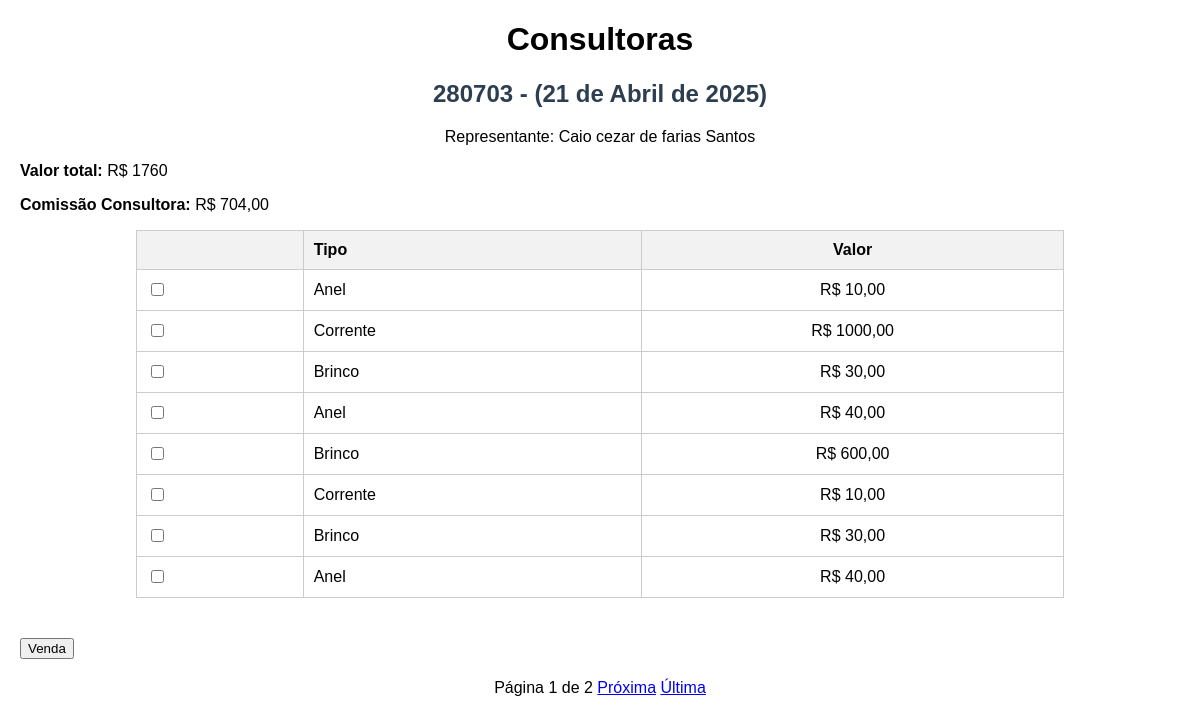
Screenshot of /maleta/ with the database file from the repository.
### vendedoras/models.py (models this page shows, shortened)
class Maleta(models.Model):
    nome = models.CharField(max_length=50, unique=True, verbose_name='Mostruario')
    consultora = models.ForeignKey(
        Representantes, on_delete=models.CASCADE, related_name='itens', verbose_name='Consultora')
    data_criacao = models.DateField(auto_now_add=True,verbose_name= 'Data de Saida')
    atualizacao = models.DateTimeField(auto_now=True, verbose_name='Atualizado em')
    def valor_total(self):
        return self.produtos.aggregate(total=models.Sum('valor'))['total'] or 0
    def valor_total_formatado(self):
        total = self.valor_total()
        if total is None:
            total = 0
        return mark_safe(f"R$ {total:,.2f}".replace(",", "X").replace(".", ".").replace("X", "."))
    valor_total_formatado.short_description = "VALOR TOTAL"
    def comissaoVendedora(self):
        total = self.valor_total()
        if total >=1000:
            porcentagem = Decimal('0.40')
        elif total >=500:
            porcentagem = Decimal('0.30')
        elif total <=499:
            porcentagem= Decimal('0.20')
        else:
            porcentagem = Decimal('0.00')#sem comissão
        return round(total * porcentagem, 2)
    class Meta:
        verbose_name ='Mostruario'

class Representantes(models.Model):
    nome = models.CharField(max_length=60)
    rg = models.CharField(max_length=20)
    cpf= models.CharField(max_length=20)
    telefone = models.CharField(max_length=20)
    telefone_2 = models.CharField(max_length=20, blank= True, null=True)
    instagram= models.CharField(max_length=30)
    data_criacao= models.DateField(auto_now_add=True,verbose_name= 'Data do cadastro')
    rua= models.CharField(max_length=50,blank= True, null=True)
    cep= models.CharField(max_length=20,blank= True, null=True)
    numero = models.IntegerField(blank= True, null=True)
    cidade= models.CharField(max_length=20,blank= True, null=True)
    bairro= models.CharField(max_length=20,blank= True, null=True)
    ativo=models.BooleanField(default=True,verbose_name= 'ATIVO')
    inativo=models.BooleanField(verbose_name= 'INATIVO')
    class Meta:
        verbose_name = 'Consultora'

class Produto(models.Model):
    tipos = models.ForeignKey(Produtos,on_delete=models.CASCADE,related_name='produtos')
    maleta = models.ForeignKey(
        Maleta, on_delete=models.CASCADE, related_name='produtos')
    valor = models.DecimalField(max_digits=8, decimal_places=2)

class Produtos(models.Model):
    nome = models.CharField(max_length=20,verbose_name='Peças')

### vendedoras/views.py (the view)
# urls.py: path('maleta/',maleta_view,name='produto_list'),
def maleta_view(request):
    maletas=Maleta.objects.all()
    paginator =Paginator(maletas,1)
    page_number = request.GET.get('page')
    maleta = paginator.get_page(page_number)
    return render(request,
                  'romaneio.html',
                  {'maleta':maleta})

### vendedoras/templates/romaneio.html (shortened to what this page needs)
<!DOCTYPE html>
<html lang="pt-br">
  <head>
  </head>
  <body>
    <h1>Consultoras</h1>
    {% for lote in maleta %}
      <h2>{{ lote.nome }} - ({{ lote.data_criacao }})</h2>
      <p id="rep">Representante: {{ lote.consultora.nome }}</p>
      <p>
        <strong>Valor total:</strong> R$ {{ lote.valor_total }}
      </p>
      <p>
        <strong>Comissão Consultora:</strong> R$ {{ lote.comissaoVendedora }}
      </p>
      <form method="post" action="{% url 'vendas_list' %}">
        <table>
          <thead>
            <tr>
              <th></th>
              <th>Tipo</th>
              <th class="valor">Valor</th>
            </tr>
          </thead>
          <tbody>
            {% for produto in lote.produtos.all %}
              <tr>
                <td>
                  <input type="checkbox" name="produtos_selecionados" value="{{ produto.id }}">
                </td>
                <td>{{ produto.tipos.nome }}</td>
                <td class="valor">R$ {{ produto.valor }}</td>
              </tr>
            {% empty %}
              <tr>
                <td colspan="2">Nenhum produto neste lote.</td>
              </tr>
            {% endfor %}
          </tbody>
        </table>
        <button type="submit">Venda</button>
      </form>
    {% empty %}
      <p>Nenhum lote cadastrado.</p>
    {% endfor %}
    <div class="paginacao">
      <span>Página {{ maleta.number }} de {{ maleta.paginator.num_pages }}</span>
      {% if maleta.has_next %}
        <a href="?page={{ maleta.next_page_number }}">Próxima</a>
        <a href="?page={{ maleta.paginator.num_pages }}">Última</a>
      {% endif %}
    </div>
  </body>
</html>

### vendedoras/templates/romaneio.html (style rules this page uses)
body { font-family: Arial, sans-serif; margin: 20px; }
h1, #rep { text-align: center; }
h2 { color: #2c3e50; text-align: center; }
table { width: 80%; border-collapse: collapse; margin-bottom: 40px; margin-left: 10%; }
th, td { border: 1px solid #ccc; padding: 10px; text-align: left; }
th { background-color: #f2f2f2; }
.paginacao { text-align: center; margin-top: 20px; margin-bottom: 12px; }
.valor { text-align: center; }

### rows the page displays
Maleta: nome "280703", data_criacao "21 de Abril de 2025", consultora.nome "Caio cezar de farias Santos", valor_total "1760", comissaoVendedora "704,00"
Produto: tipos.nome "Anel", valor "10,00"
Produto: tipos.nome "Corrente", valor "1000,00"
Produto: tipos.nome "Brinco", valor "30,00"
Produto: tipos.nome "Anel", valor "40,00"
Produto: tipos.nome "Brinco", valor "600,00"
Produto: tipos.nome "Corrente", valor "10,00"
Produto: tipos.nome "Brinco", valor "30,00"
Produto: tipos.nome "Anel", valor "40,00"

### other values shown
{{ maleta.number }} "1"
{{ maleta.paginator.num_pages }} "2"
